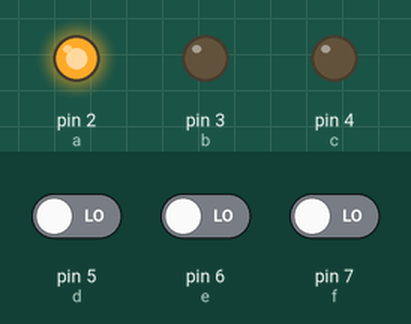
Simulated run of this sketch. Board: Arduino Uno, built with avr-gcc and run on an emulated ATmega328P. On the bench: output pins drawn as LEDs (lit = HIGH). The inputs (shaded band) are chosen by the test bench; at power-on: pin 5 (d) LOW, pin 6 (e) LOW, pin 7 (f) LOW.

Above: at 0.1 s.
Timing chart, 0 to 1.6 s (numbered marks = the images above):
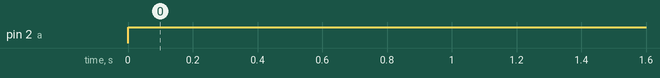

The sketch:

sketch_may31c.ino
```cpp
const int a=2;
const int b=3;
const int c=4;
const int d=5;
const int e=6;
const int f=7;
int buttonstate=0;
void setup() {
  // put your setup code here, to run once:
pinMode(a,OUTPUT);
pinMode(b,OUTPUT);
pinMode(c,OUTPUT);
pinMode(d,INPUT);
pinMode(e,INPUT);
pinMode(f,INPUT);
}

void loop() {
  // put your main code here, to run repeatedly:
buttonstate=digitalRead(d);
buttonstate=digitalRead(e);
buttonstate=digitalRead(f);
if (f==1)
{
digitalWrite(c,HIGH);
}
else if(e==1)
{
  digitalWrite(b,HIGH);
}
else(d==1);
{
  digitalWrite(a,HIGH);

}
}
```

Measured:
- by itself, pin 2 (a): LOW → HIGH at 0.00 s
